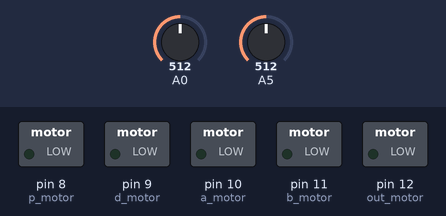
Recording of a sketch running on a simulated Arduino Uno, built with avr-gcc and run on an emulated ATmega328P. Shown: switched loads named in the sketch (green lamp = pin HIGH). Inputs (shaded band) come from the test bench; at power-on: A5 = 512, A0 = 512. The local clock reads 2024-03-15 10:24:30 at power-on unless the sketch sets it.

Above: at 1.8 s.
1.9 s: A5 set to 0
At 3.1 s:
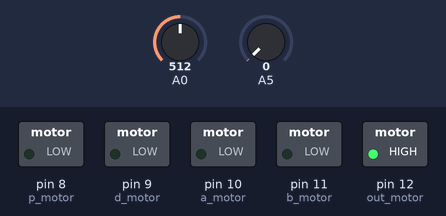
At 48.4 s:
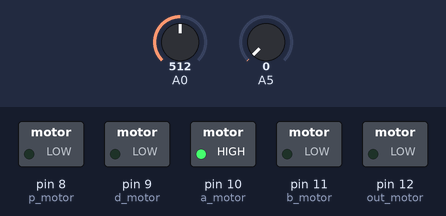
Timing chart, 0 to 48.8 s (numbered marks = the images above; inputs shaded):
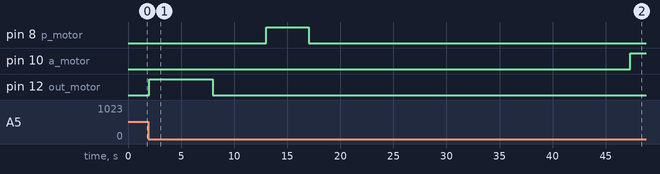

The sketch:

Final_Program_Code.ino
```cpp
#include <Wire.h>
#include <virtuabotixRTC.h>
#include <Servo.h>
#include <TM1637Display.h>


#define CLK 5
#define DIO 4
TM1637Display display(CLK, DIO);
int seg7_ph;


Servo myservo;

virtuabotixRTC myRTC(3, 2, 1);//clk,dat,rst
float time_nw,ph_nw;

float calibration_value = 33.64;
int phval = 0;
unsigned long int avgval;
int buffer_arr[10],temp;

int pos = 0;

const int p_motor=8;//pond
const int d_motor=9;//distilled
const int a_motor=10;//acid
const int b_motor=11;//base
const int out_motor=12;//drain

const int servo_pin=6;//servo pin
// connect ph pin to A0

const int tp=4000; //filling water from pond
const int tb=10000; //spraying base
const int ta=10000; //spraying acid
const int tout=6000; //empty container
const int td=4000; //filling distilled water


void food_dispense()
{
  for(int i=0;i<3;i++)
  {
    for (pos = 0; pos <= 180; pos += 1) {
    myservo.write(pos);
    delay(15);
  }
  for (pos = 180; pos >= 0; pos -= 1) {
    myservo.write(pos);
    delay(15);
  }
  }
}

float ph_read()
{
  for(int i=0;i<10;i++)
 {
 buffer_arr[i]=analogRead(A0);
 delay(30);
 }
 for(int i=0;i<9;i++)
 {
 for(int j=i+1;j<10;j++)
 {
 if(buffer_arr[i]>buffer_arr[j])
 {
 temp=buffer_arr[i];
 buffer_arr[i]=buffer_arr[j];
 buffer_arr[j]=temp;
 }
 }
 }
 avgval=0;
 for(int i=2;i<8;i++)
 avgval+=buffer_arr[i];
 float volt=(float)avgval*5.0/1024/6;
 float ph_act = -5.70 * volt + calibration_value;

 return ph_act;
}

void ph_set()
{
  digitalWrite(out_motor, HIGH);
  delay(tout);
  digitalWrite(out_motor, LOW);
  delay(5000);
  digitalWrite(p_motor, HIGH);
  delay(tp);
  digitalWrite(p_motor, LOW);
  delay(30000);
  float present_ph=ph_read();
  if(present_ph<6.5)
  {
    digitalWrite(b_motor, HIGH);
    delay(tb);
    digitalWrite(b_motor, LOW);
  }
  else if(present_ph>8)
  {
    digitalWrite(a_motor, HIGH);
    delay(ta);
    digitalWrite(a_motor, LOW);
  }

  display.clear();
  seg7_ph=present_ph*100;
  Serial.println(present_ph);
  display.showNumberDec(seg7_ph,true);

  digitalWrite(out_motor, HIGH);
  delay(tout);
  digitalWrite(out_motor, LOW);
  delay(1000);
  digitalWrite(d_motor, HIGH);
  delay(td);
  digitalWrite(d_motor, LOW);
  delay(1000);
  digitalWrite(out_motor, HIGH);
  delay(tout);
  digitalWrite(out_motor, LOW);
  delay(1000);
  digitalWrite(d_motor, HIGH);
  delay(td);
  digitalWrite(d_motor, LOW);
  delay(5000);
}


void setup()
{
  Serial.begin(9600);
  myRTC.setDS1302Time(30, 19,23, 3, 27, 3, 2024);

  display.setBrightness(5);


  pinMode(p_motor, OUTPUT);
  pinMode(d_motor, OUTPUT);
  pinMode(a_motor, OUTPUT);
  pinMode(b_motor, OUTPUT);
  pinMode(out_motor, OUTPUT);


}

void loop()
{
  myRTC.updateTime();
  time_nw=myRTC.hours*100+myRTC.minutes+myRTC.seconds*.01;


  if(analogRead(A5)==0)
  ph_set();
  else if(time_nw==2320.00)
  {
    ph_set();
    food_dispense();
  }
  else if(time_nw==900.10)
  {
    food_dispense();
  }
  else if(time_nw==1200.20)
  {
    ph_set();
  }
  else if(time_nw==1500.20)
  {
    ph_set();
  }
  else if(time_nw==1800.20)
  {
    ph_set();
  }
  else if(time_nw==2100.20)
  {
    food_dispense();
  }
  else if(time_nw==0.20)
  {
    ph_set();
  }

  delay(1000);
}
```

Measured:
- after the input at 1.9 s, pin 10 (a_motor): LOW → HIGH after 45.4 s
